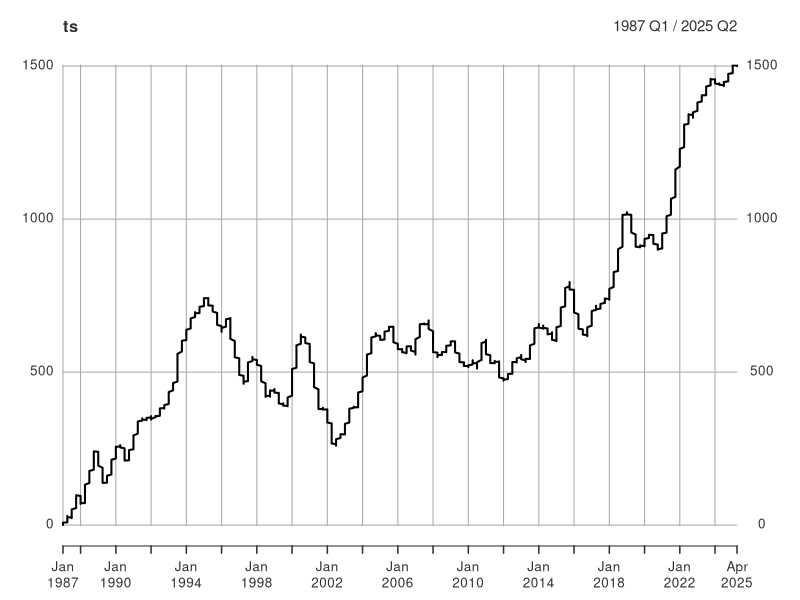
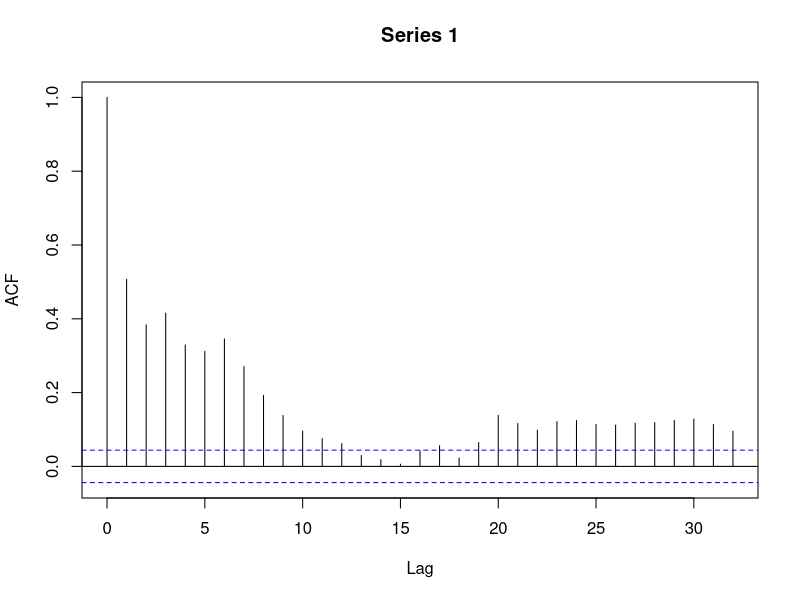
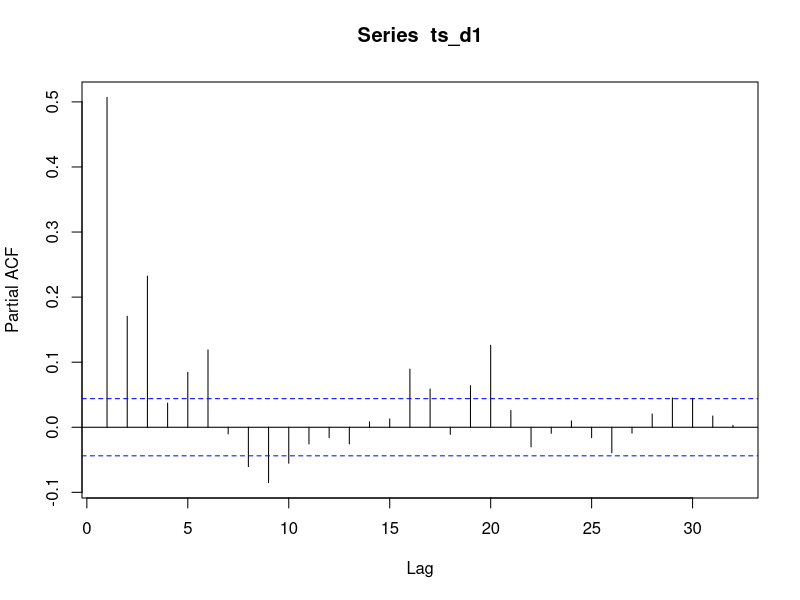

These charts were generated, in order, by the following R code: (Note: a time limit stopped this script after it produced the figures.)
## ---- chunk 1
knitr::opts_chunk$set(echo = TRUE,warning = FALSE, message = FALSE)
## ---- chunk 2

library(dplyr) # Databehandling
library(glmnet) # Elastic net

## ---- chunk 3
df <- read.csv("data/corruption.csv")

df |> dim()

df |> 
  summarise(across(everything(), ~ sum(. == -1000)/nrow(df) * 100)) # Prosent

## ---- chunk 4

df |>
  mutate(across(everything(), ~ ifelse(. == -1000, NA, .))) |> 
  na.omit() |> 
  dim()

## ---- chunk 5

df <- df |> 
  select(-real_interest_rate, -stocks_traded, -poverty_gap830, -rail_lines,) |> #Variabler med mange -1000
  mutate(across(everything(), ~ ifelse(. == -1000, NA, .))) |> # Gjør -1000 om til na 
  na.omit() # Fjerner NA

df |> dim()
## ---- chunk 6

df <- df |> 
  mutate(across(where(is.double), ~ scale(.))) # Skalerer alle variabler som er numeriske


split <- sample(1:nrow(df), floor(nrow(df)*0.8), replace = F) # 80 prosent av indeksen


training = df[split,]
testing = df[-split,]

## ---- chunk 7

kfold <- function(data, k)
{
  n <- nrow(data) # lengden
  
  tall <- rep(1:k) # vektor fra 1 til k
  
  folds <- rep(1:k, length.out = n) # repeterer 1 til k frem til n Så langt  det lar seg gå
  data$fold <- folds # legger den til i datarammen
  
  return(data)
}

## ---- chunk 8
set.seed(3110)
library(glmnet) # bruker denne til Lasso

train_fold <- kfold(training, 10)

lasso.results <- c()
mse <- 1000000
lambda <-  0

for (i in unique(train_fold$fold))
{
  
  train <- train_fold |> 
    filter(fold != i)
  
  train_x <- train |> 
    select(-CPI, -fold) |> 
    as.matrix()
  
  train_y <- train |> 
    select(CPI) |> 
    pull()
  
  test <- train_fold |> 
    filter(fold == i)
  
  test_x <- test |> 
    select(-CPI, -fold) |> 
    as.matrix()
  
  test_y <- test |> 
    select(CPI) |> 
    pull()
  
  lasso.mod <- glmnet(
      train_x, train_y,
      alpha = 1, # LASSO
      )
  
  len <- length(lasso.mod$lambda)
  
  best.lambda <- lasso.mod$lambda[len] 
  
  lasso.preds <- predict(lasso.mod, test_x, s = best.lambda)
  
  lasso.mse <- mean((test_y-  lasso.preds)^2) 
  
  lasso.results <- c(lasso.results, lasso.mse)
  
  if (lasso.mse < mse)
  {
    mse <- lasso.mse
    lambda <- best.lambda
  }
  
  
}

paste("Beste lambda", lambda)
## ---- chunk 9
set.seed(3110)
Lasso <- glmnet(
  training |> select(-CPI) |> as.matrix(),
  training |> select(CPI) |> pull(),
  alpha = 1
)

x <- testing |> select(-CPI) |> as.matrix()
Lasso.pred <- predict(Lasso,x, s = lambda)

y <- testing |> select(CPI) |> pull()
mse <- mean( (y - Lasso.pred)^2 )


paste("OOS prediksjonsnoyaktighet:", mse)

## ---- chunk 10

coef(Lasso, s =lambda) |> round(4)
## ---- chunk 11
set.seed(3110)
library(caret)

train_fold <- kfold(training, 10) |> select(-country, -iso3c,-Region) # Får feil med.

nnet.results <- c()
mse <- 1000000
decay <-  0
size <- 0

for (i in unique(train_fold$fold))
{
  
  train <- train_fold |> 
    filter(fold != i)
  
  train_x <- train |> 
    select(-CPI, -fold) 
  
  train_y <- train |> 
    select(CPI) |> 
    pull()
  
  test <- train_fold |> 
    filter(fold == i)
  
  test_x <- test |> 
    select(-CPI, -fold) 
  
  test_y <- test |> 
    select(CPI) |> 
    pull()
  
  grid <- expand.grid(size = c(1,2,3,4,5),
                      decay = c(0.01, 0.05, 0.1))
  
  nnet.mod <- train(
    train_x,
    train_y,
    tuneGrid = grid,
    method = "nnet",
    trace = F
  )
  
  nnet.preds <- predict(nnet.mod, test_x)
  
  nnet.mse <- mean((test_y -  nnet.preds)^2) 
  
  nnet.results <- c(nnet.results, nnet.mse)
  
  if (nnet.mse < mse)
  {
    mse <- nnet.mse
    size <- nnet.mod$bestTune[1]
    decay <- nnet.mod$bestTune[2]
  }
}


size;decay

## ---- chunk 12

grid <- expand.grid(size = size,
                      decay = decay)

NNET <- train(
  training |> select(-CPI, -country, -iso3c,-Region),
  training$CPI,
  method = "nnet",
  tuneGrid = data.frame(size = size, decay = decay),
  trace = F

)
  

x <- testing |> select(-CPI, -country, -iso3c,-Region) 
NNET.pred <- predict(NNET,x)

y <- testing |> select(CPI) |> pull()
mse <- mean( (y - NNET.pred)^2 )


paste("OOS prediksjonsnoyaktighet NNET:", mse)

## ---- chunk 13
library(tseries)
library(stats)
library(forecast)
library(quantmod)
library(lubridate)



time_series <- read.csv("data/time_series.csv")

time_series$Time <- as.yearqtr(time_series$Time, format = "%Y-%m-%d")

ts <- xts(time_series[,'Y'], order.by = time_series$Time)

plot(ts)

## ---- chunk 14
adf.test(ts)
## ---- chunk 15

ts_d1 <- ts(na.omit(diff(log(ts))))

adf.test(ts_d1)
## ---- chunk 16

first_80 <- 1:floor(nrow(ts_d1)*0.8)

ts_d1_train <- ts_d1[first_80,]
ts_d1_test <- ts_d1[(floor(nrow(ts_d1)*0.8) + 1):nrow(ts_d1),]



## ---- chunk 17
acf(ts_d1) # Får feil hvis ikke |> ts()
## ---- chunk 18
pacf(ts_d1) # Får feil hvis ikke |> ts()
## ---- chunk 19

arima1 <-  auto.arima(ts_d1_train ,  
                      seasonal = F,
                      stationary = T,
                      stepwise = F)

arima1

## ---- chunk 20
model <- Arima(ts_d1_test , model=arima1)
preds <- fitted(model)
plot.zoo(cbind(preds,ts_d1_test),plot.type = "single",
col = c("red", "blue"))
